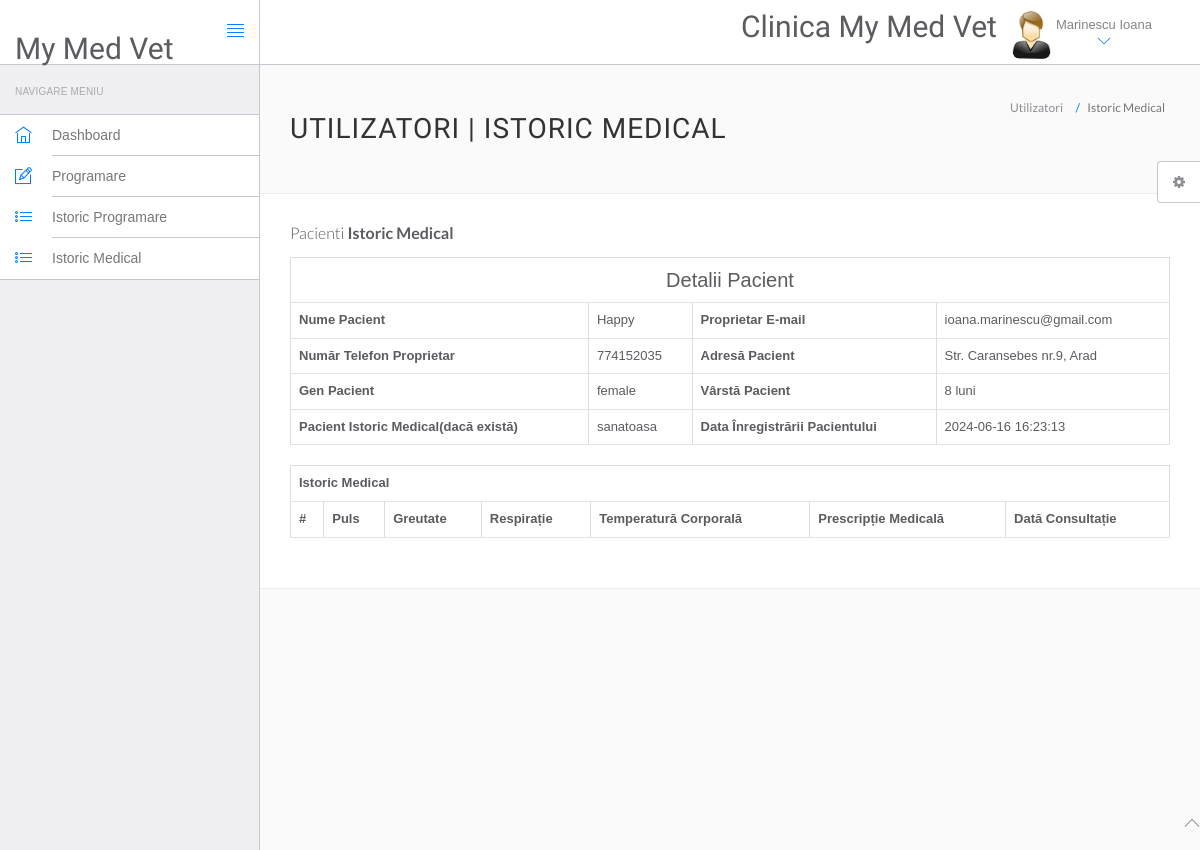
/mymedvet/view-medhistory.php?viewid=4 (signed in), run on an earlier commit of the app's database.
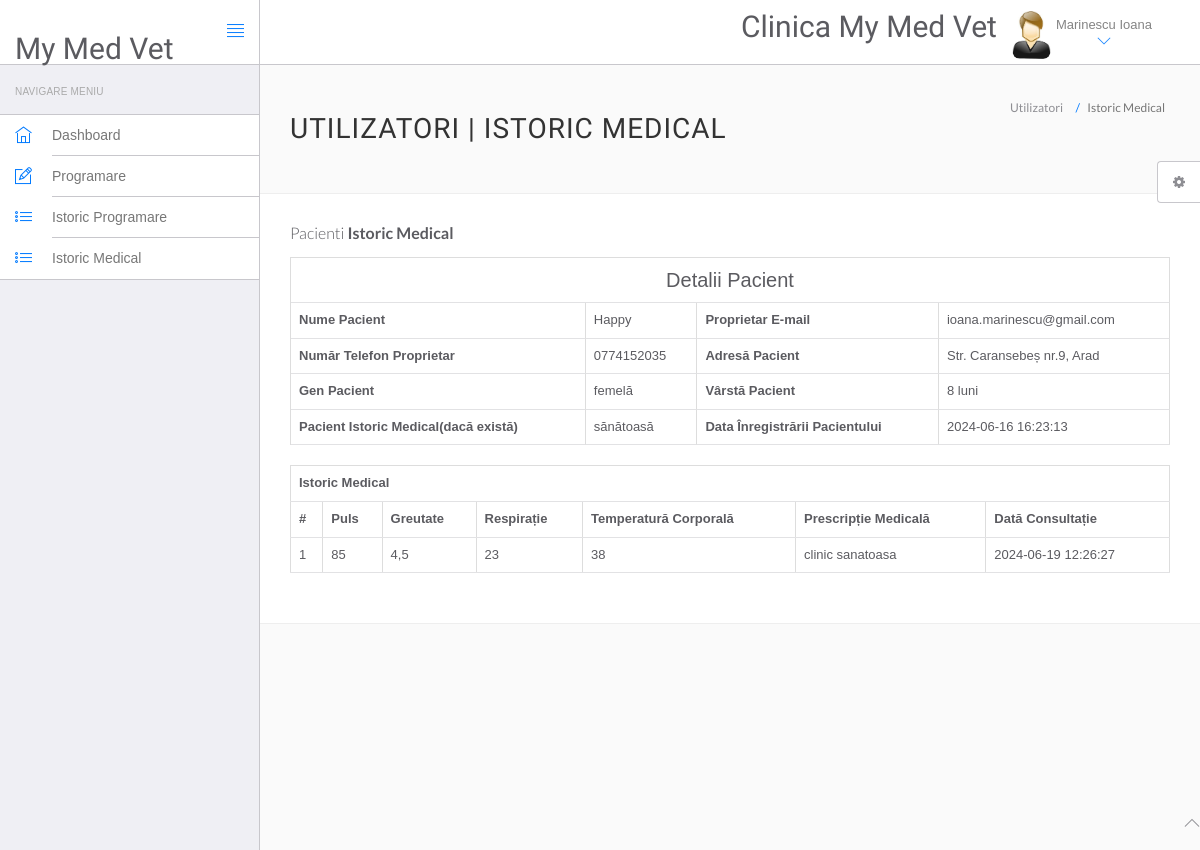
And on a later commit of the database.
### tables this page shows
CREATE TABLE `users` (
  `id` int(11) NOT NULL,
  `fullName` varchar(255) DEFAULT NULL,
  `address` varchar(255) DEFAULT NULL,
  `city` varchar(255) DEFAULT NULL,
  `gender` varchar(255) DEFAULT NULL,
  `email` varchar(255) DEFAULT NULL,
  `password` varchar(255) DEFAULT NULL,
  `regDate` timestamp NULL DEFAULT current_timestamp(),
  `updateDate` timestamp NULL DEFAULT NULL ON UPDATE current_timestamp()
);

CREATE TABLE `tblpatient` (
  `ID` int(10) NOT NULL,
  `VetDocid` int(10) DEFAULT NULL,
  `PatientName` varchar(200) DEFAULT NULL,
  `PatientRECS` bigint(15) DEFAULT NULL,
  `PatientOwnerName` varchar(45) DEFAULT NULL,
  `PatientOwnerCNP` bigint(13) DEFAULT NULL,
  `PatientOwnerPhoneNumber` varchar(15) DEFAULT NULL,
  `PatientOwnerEmail` varchar(200) DEFAULT NULL,
  `PatientSpecies` varchar(200) DEFAULT NULL,
  `PatientGender` varchar(50) DEFAULT NULL,
  `PatientAddress` varchar(255) DEFAULT NULL,
  `PatientAge` varchar(100) DEFAULT NULL,
  `PatientMedhis` mediumtext DEFAULT NULL,
  `CreateDate` timestamp NULL DEFAULT current_timestamp(),
  `UpdateDate` timestamp NULL DEFAULT NULL ON UPDATE current_timestamp()
);

CREATE TABLE `tblmedicalhistory` (
  `ID` int(10) NOT NULL,
  `PatientID` int(10) DEFAULT NULL,
  `Pulse` varchar(200) DEFAULT NULL,
  `Breathe` varchar(200) DEFAULT NULL,
  `Weight` varchar(100) DEFAULT NULL,
  `Temperature` varchar(200) DEFAULT NULL,
  `MedicalPres` mediumtext DEFAULT NULL,
  `CreateDate` timestamp NOT NULL DEFAULT current_timestamp() ON UPDATE current_timestamp()
);

### mymedvet/view-medhistory.php (the view, shortened to what this page needs)
<?php
include('include/config.php');
?>
<!DOCTYPE html>
<html lang="en">
	<head>
		<link rel="stylesheet" href="vendor/bootstrap/css/bootstrap.min.css">
		<link rel="stylesheet" href="vendor/fontawesome/css/font-awesome.min.css">
		<link rel="stylesheet" href="vendor/themify-icons/themify-icons.min.css">
		<link href="vendor/animate.css/animate.min.css" rel="stylesheet" media="screen">
		<link href="vendor/perfect-scrollbar/perfect-scrollbar.min.css" rel="stylesheet" media="screen">
		<link href="vendor/switchery/switchery.min.css" rel="stylesheet" media="screen">
		<link href="vendor/bootstrap-touchspin/jquery.bootstrap-touchspin.min.css" rel="stylesheet" media="screen">
		<link href="vendor/select2/select2.min.css" rel="stylesheet" media="screen">
		<link href="vendor/bootstrap-datepicker/bootstrap-datepicker3.standalone.min.css" rel="stylesheet" media="screen">
		<link href="vendor/bootstrap-timepicker/bootstrap-timepicker.min.css" rel="stylesheet" media="screen">
		<link rel="stylesheet" href="customstyle/css/styles.css">
		<link rel="stylesheet" href="customstyle/css/plugins.css">
		<link rel="stylesheet" href="customstyle/css/themes/theme-1.css" id="skin_color" />
	</head>
	<body>
		<div id="app">
<?php include('include/sidebar.php');?>
<div class="app-content">
<?php include('include/header.php');?>
<div class="main-content" >
<div class="wrap-content container" id="container">
<section id="page-title">
<div class="row">
<div class="col-sm-8">
<h1 class="mainTitle">Utilizatori | Istoric Medical</h1>
</div>
<ol class="breadcrumb">
<li>
<span>Utilizatori</span>
</li>
<li class="active">
<span>Istoric Medical</span>
</li>
</ol>
</div>
</section>
<div class="container-fluid container-fullw bg-white">
<div class="row">
<div class="col-md-12">
<h5 class="over-title margin-bottom-15">Pacienti <span class="text-bold">Istoric Medical</span></h5>
<?php
        $vid=$_GET['viewid'];
        $ret=mysqli_query($con,"select * from tblpatient where ID='$vid'");
$cnt=1;
while ($row=mysqli_fetch_array($ret)) {
?>
<table border="1" class="table table-bordered">
 <tr align="center">
<td colspan="4" style="font-size:20px;color:blue">
 Detalii Pacient</td></tr>
    <tr>
    <th scope>Nume Pacient</th>
    <td><?php  echo $row['PatientName'];?></td>
    <th scope>Proprietar E-mail</th>
    <td><?php  echo $row['PatientOwnerEmail'];?></td>
  </tr>
  <tr>
    <th scope>Număr Telefon Proprietar</th>
    <td><?php  echo $row['PatientOwnerPhoneNumber'];?></td>
    <th>Adresă Pacient</th>
    <td><?php  echo $row['PatientAddress'];?></td>
  </tr>
    <tr>
    <th>Gen Pacient</th>
    <td><?php  echo $row['PatientGender'];?></td>
    <th>Vârstă Pacient</th>
    <td><?php  echo $row['PatientAge'];?></td>
  </tr>
  <tr>
    <th>Pacient Istoric Medical(dacă există)</th>
    <td><?php  echo $row['PatientMedhis'];?></td>
     <th>Data Înregistrării Pacientului</th>
    <td><?php  echo $row['CreateDate'];?></td>
  </tr>
<?php }?>
</table>
<?php
$ret=mysqli_query($con,"select * from tblmedicalhistory  where PatientID='$vid'");
 ?>
<table id="datatable" class="table table-bordered dt-responsive nowrap" style="border-collapse: collapse; border-spacing: 0; width: 100%;">
  <tr align="center">
   <th colspan="8" >Istoric Medical</th>
  </tr>
  <tr>
    <th>#</th>
<th>Puls</th>
<th>Greutate</th>
<th>Respirație</th>
<th>Temperatură Corporală</th>
<th>Prescripție Medicală</th>
<th>Dată Consultație</th>
</tr>
<?php
while ($row=mysqli_fetch_array($ret)) {
  ?>
<tr>
  <td><?php echo $cnt;?></td>
 <td><?php  echo $row['Pulse'];?></td>
 <td><?php  echo $row['Weight'];?></td>
 <td><?php  echo $row['Breathe'];?></td>
  <td><?php  echo $row['Temperature'];?></td>
  <td><?php  echo $row['MedicalPres'];?></td>
  <td><?php  echo $row['CreateDate'];?></td>
</tr>
<?php $cnt=$cnt+1;} ?>
</table>
</div>
</div>
</div>
</div>
</div>
</div>
</div>
	<?php include('include/footer.php');?>
	<?php include('include/setting.php');?>
	</body>
</html>

### mymedvet/include/header.php (shortened to what this page needs)
<header class="navbar navbar-default navbar-static-top">
					<div class="navbar-header">
						<a class="navbar-brand" href="#">
							<h2 style="padding-top:20% ">My Med Vet</h2>
						</a>
						<a href="#" class="sidebar-toggler pull-right visible-md visible-lg" data-toggle-class="app-sidebar-closed" data-toggle-target="#app">
							<i class="ti-align-justify"></i>
						</a>
					</div>
					<div class="navbar-collapse collapse">
						<ul class="nav navbar-right">
								<li  style="padding-top:2% ">
								<h2>Clinica My Med Vet</h2>
							</li>
							<li class="dropdown current-user">
								<a href class="dropdown-toggle" data-toggle="dropdown">
									<img src="customstyle/images/images.jpg"> <span class="username">
									<?php $query=mysqli_query($con,"select fullName from users where id='".$_SESSION['id']."'");
while($row=mysqli_fetch_array($query))
{
	echo $row['fullName'];
}
									?> <i class="ti-angle-down"></i></i></span>
								</a>
							</li>
						</ul>
					</div>
				</header>

What changed in the data, as far as the page shows it:
changed tblpatient "Happy": PatientOwnerPhoneNumber "774152035" → "0774152035"; PatientAddress "Str. Caransebes nr.9, Arad" → "Str. Caransebeș nr.9, Arad"; PatientGender "female" → "femelă"; PatientMedhis "sanatoasa" → "sănătoasă"
added tblmedicalhistory: Pulse "85", Weight "4,5", Breathe "23", Temperature "38", MedicalPres "clinic sanatoasa", CreateDate "2024-06-19 12:26:27"
